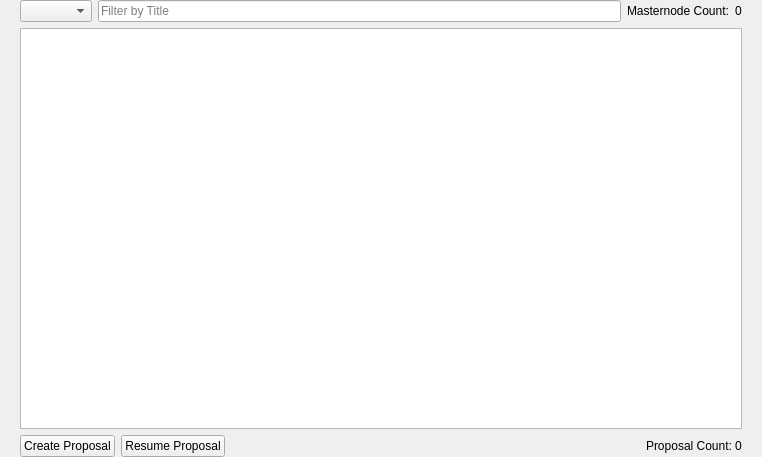
<?xml version="1.0" encoding="UTF-8"?>
<ui version="4.0">
 <class>GovernanceList</class>
 <widget class="QWidget" name="GovernanceList">
  <property name="geometry">
   <rect>
    <x>0</x>
    <y>0</y>
    <width>762</width>
    <height>457</height>
   </rect>
  </property>
  <property name="windowTitle">
   <string>Form</string>
  </property>
  <layout class="QVBoxLayout" name="topLayout">
   <property name="leftMargin">
    <number>20</number>
   </property>
   <property name="topMargin">
    <number>0</number>
   </property>
   <property name="rightMargin">
    <number>20</number>
   </property>
   <property name="bottomMargin">
    <number>0</number>
   </property>
   <item>
    <layout class="QVBoxLayout" name="verticalLayout">
     <property name="bottomMargin">
      <number>0</number>
     </property>
     <item>
      <layout class="QHBoxLayout" name="horizontalLayout_top">
       <property name="bottomMargin">
        <number>0</number>
       </property>
       <item>
        <widget class="QComboBox" name="proposalSourceCombo">
         <property name="toolTip">
          <string>Select proposals to display</string>
         </property>
        </widget>
       </item>
       <item>
        <widget class="QLineEdit" name="filterLineEdit">
         <property name="sizePolicy">
          <sizepolicy hsizetype="Expanding" vsizetype="Fixed">
           <horstretch>1</horstretch>
           <verstretch>0</verstretch>
          </sizepolicy>
         </property>
         <property name="toolTip">
          <string>Filter proposal list</string>
         </property>
         <property name="placeholderText">
          <string>Filter by Title</string>
         </property>
        </widget>
       </item>
       <item>
        <widget class="QLabel" name="label_mn_count">
         <property name="text">
          <string>Masternode Count:</string>
         </property>
         <property name="toolTip">
          <string>Number of masternodes this wallet can vote with (masternodes for which this wallet holds the voting key)</string>
         </property>
        </widget>
       </item>
       <item>
        <widget class="QLabel" name="mnCountLabel">
         <property name="text">
          <string notr="true">0</string>
         </property>
        </widget>
       </item>
      </layout>
     </item>
     <item>
      <widget class="QStackedWidget" name="proposalStack">
       <widget class="QTableView" name="govTableView">
       </widget>
       <widget class="QWidget" name="emptyPage">
        <layout class="QVBoxLayout" name="emptyLayout">
         <item>
          <spacer name="emptySpacerTop">
           <property name="orientation">
            <enum>Qt::Vertical</enum>
           </property>
           <property name="sizeHint" stdset="0">
            <size>
             <width>20</width>
             <height>40</height>
            </size>
           </property>
          </spacer>
         </item>
         <item>
          <widget class="QLabel" name="emptyLabel">
           <property name="text">
            <string>No active proposals on the network.</string>
           </property>
           <property name="alignment">
            <set>Qt::AlignCenter</set>
           </property>
          </widget>
         </item>
         <item>
          <spacer name="emptySpacerBottom">
           <property name="orientation">
            <enum>Qt::Vertical</enum>
           </property>
           <property name="sizeHint" stdset="0">
            <size>
             <width>20</width>
             <height>40</height>
            </size>
           </property>
          </spacer>
         </item>
        </layout>
       </widget>
      </widget>
     </item>
     <item>
      <layout class="QHBoxLayout" name="horizontalLayout_bottom">
       <item>
        <widget class="QPushButton" name="btnCreateProposal">
         <property name="text">
          <string>Create Proposal</string>
         </property>
        </widget>
       </item>
       <item>
        <widget class="QPushButton" name="btnResumeProposal">
         <property name="text">
          <string>Resume Proposal</string>
         </property>
        </widget>
       </item>
       <item>
        <spacer name="horizontalSpacer_bottom">
         <property name="orientation">
          <enum>Qt::Horizontal</enum>
         </property>
         <property name="sizeHint" stdset="0">
          <size>
           <width>40</width>
           <height>20</height>
          </size>
         </property>
        </spacer>
       </item>
       <item>
        <layout class="QHBoxLayout" name="horizontalLayout_count">
         <property name="spacing">
          <number>3</number>
         </property>
         <item>
          <widget class="QLabel" name="label_count_2">
           <property name="text">
            <string>Proposal Count:</string>
           </property>
          </widget>
         </item>
         <item>
          <widget class="QLabel" name="countLabel">
           <property name="text">
            <string notr="true">0</string>
           </property>
          </widget>
         </item>
        </layout>
       </item>
      </layout>
     </item>
    </layout>
   </item>
  </layout>
 </widget>
 <resources/>
 <connections/>
</ui>
